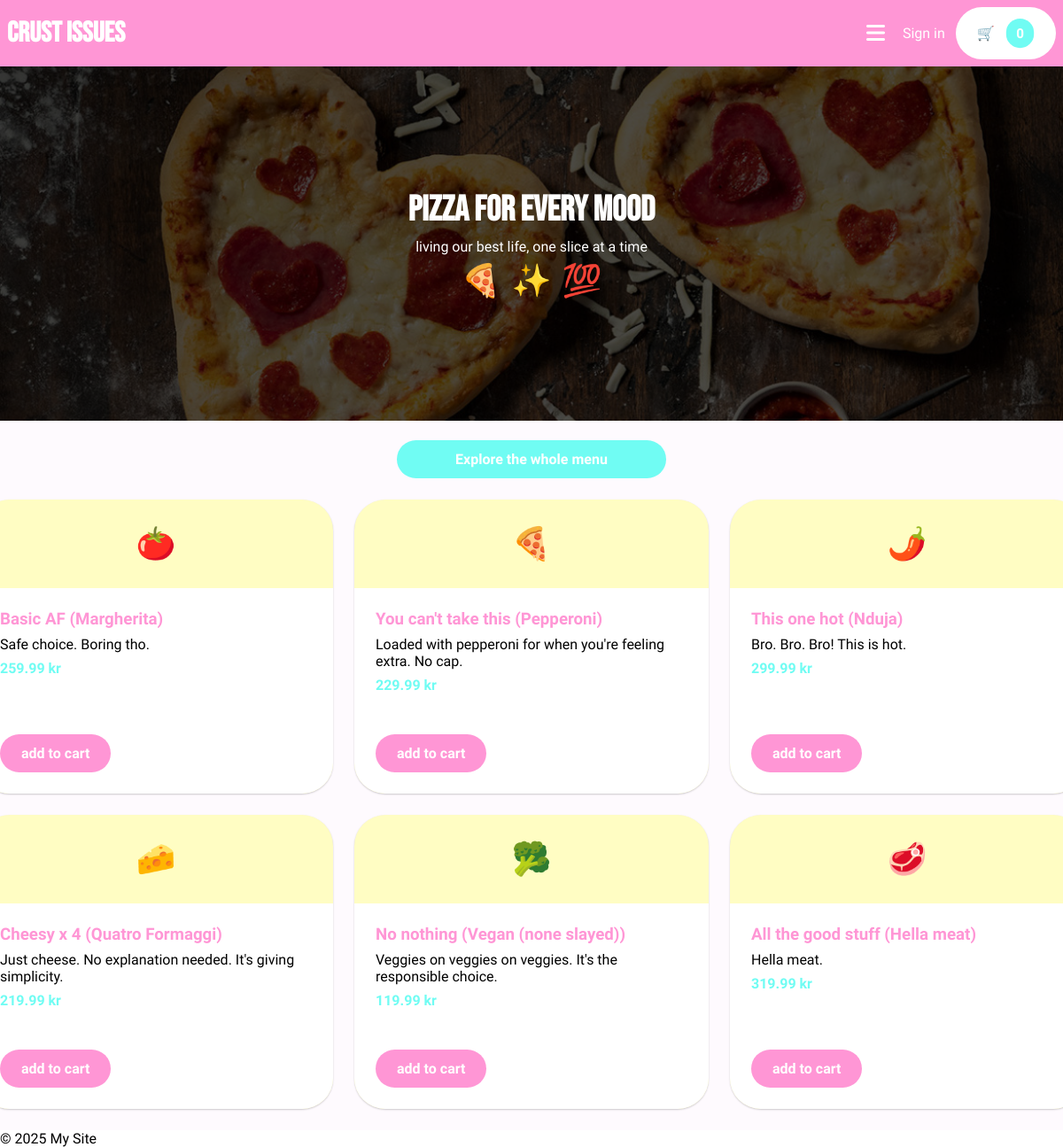
/, run on an earlier commit of the app's database.
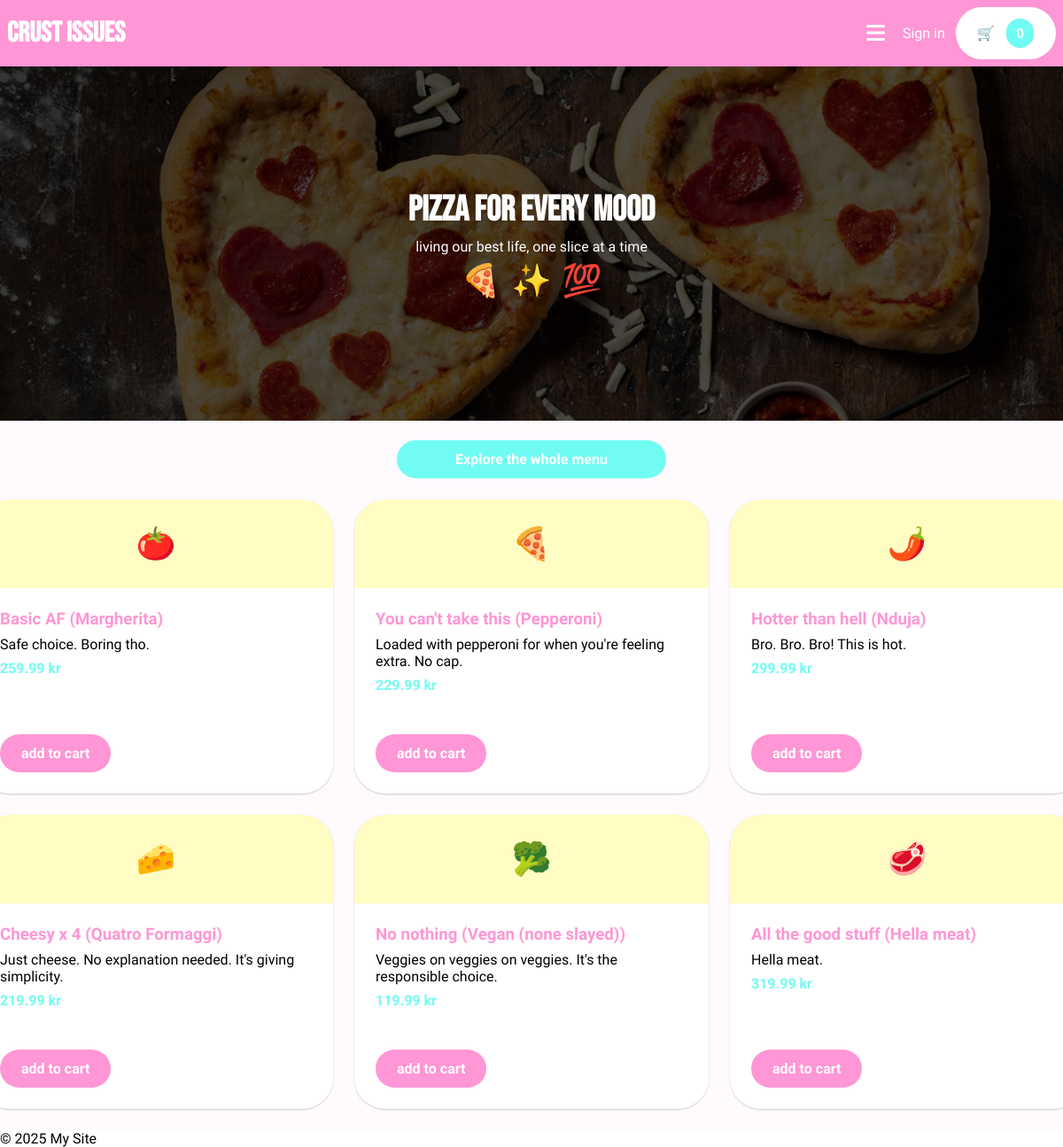
And on a later commit of the database.
### application/models.py (models this page shows, shortened)
class Pizza(models.Model):
    name = models.CharField(max_length=100)
    base_price = models.DecimalField(max_digits=6, decimal_places=2)
    available_toppings = models.ManyToManyField(Topping, blank=True)
    icon = models.CharField(max_length=255)
    description = models.CharField(max_length=100)

### application/views.py (the view)
# urls.py: path("", views.home, name="home"),
def home(request):
   all_pizzas = Pizza.objects.all()
   return render(request, "home.html", {"pizzas": all_pizzas})

### application/templates/home.html
{% extends "layout.html" %} {% block content %}
<div class="hero-wrapper">
  <div class="hero-container center col">
    <h2>PIZZA FOR EVERY MOOD</h2>
    <p>living our best life, one slice at a time</p>
    <div class="row">
      <div class="wiggle emoji">🍕</div>
      <div class="wiggle emoji">✨</div>
      <div class="wiggle emoji">💯</div>
    </div>
  </div>
  <img src="/static/images/main-pizza.png" alt="" />
  <div class="overlay"></div>
</div>
<div class="center" style="margin-top: 1.4rem">
  <a
    href="{% url 'application:menu' %}"
    class="cta cta-primary bg-turqoise"
    style="width: 16rem"
  >
    Explore the whole menu
  </a>
</div>
<div class="product-grid center">
  {% for pizza in pizzas %} {% include "components/pizza-card.html" %}
  {%endfor%}
</div>
{% endblock %}

### application/templates/layout.html (shortened to what this page needs)
<!DOCTYPE html>
<html lang="en">
  <head>
    {% load static %}
    <link rel="stylesheet" href="{% static 'css/styles.css' %}" />
    <link
      href="{% static 'fontawesomefree/css/fontawesome.css' %}"
      rel="stylesheet"
      type="text/css"
    />
    <link
      href="{% static 'fontawesomefree/css/solid.css' %}"
      rel="stylesheet"
      type="text/css"
    />
    <link
      href="{% static 'fontawesomefree/css/brands.css' %}"
      rel="stylesheet"
      type="text/css"
    />
  </head>
  <body>
    <header class="header">
      <h1>
        <a href="{% url 'application:home' %}" class="bebas-neue"
          >Crust Issues</a
        >
      </h1>
      <nav class="row">
        <button id="hamburger-button" class="hamburger-menu">
          <i class="fa-solid fa-bars"></i>
        </button>
        {% if user.is_authenticated %}
        <p style="color: var(--color-white); font-weight: 800">
          Welcome, {{ user.username }}!
        </p>
        {% else %}
        <a href="{% url 'application:login' %}">Sign in</a>
        {% endif %}
        <a class="cta cta-secondary row" href="{% url 'application:cart' %}"
          >🛒 <span class="cart-counter">0</span>
        </a>
      </nav>
    </header>
    <main>{% block content %} {% endblock %}</main>
    <footer>
      <p>&copy; 2025 My Site</p>
    </footer>
  </body>
</html>

### application/templates/components/pizza-card.html
<div class="product-card bg-yellow">
  <div class="emoji center">{{ pizza.icon }}</div>
  <div class="description">
    <div>
      <h3>{{ pizza.name }}</h3>
      <p>{{ pizza.description }}</p>
      <p class="price">{{ pizza.base_price }} kr</p>
    </div>
    <a
      id="add-pizza-{{pizza.id}}"
      href="{% url 'application:select-pizza' pizza_id=pizza.id %}"
      class="cta cta-primary w-fit"
    >
      add to cart
    </a>
  </div>
</div>

### application/static/css/styles.css (style rules this page uses)
* { padding: 0; margin: 0; font-family: "Quicksand", sans-serif; }
:root { --color-purple: rgb(254, 250, 254); --color-pink: rgb(255, 150, 213); --color-white: white; --color-turqoise: rgb(112, 252, 243); --color-light-turqoise: rgb(197, 248, 244); --color-yellow: rgb(255, 253, 195); --spacing-small: 0.5rem; --spacing-medium: 0.75rem; --spacing-large: 1.5rem; --rounded: 35px; --rounded-full: 50%; }
main { background-color: var(--color-purple); }
h1, h2 { color: var(--color-white); font-family: "Bebas Neue", sans-serif; }
.bebas-neue { font-family: "Bebas Neue", sans-serif; }
.header { position: sticky; top: 0; z-index: 999; background-color: var(--color-pink); display: flex; justify-content: space-between; align-items: center; padding: var(--spacing-small); }
a { text-decoration: none; color: var(--color-white); }
button { all: unset; }
.cta { padding: var(--spacing-medium) var(--spacing-large); font-weight: 900; text-align: center; }
button { cursor: pointer; }
.cta-primary { background-color: var(--color-pink); border-radius: var(--rounded); color: var(--color-white); }
.cta-secondary { background-color: var(--color-white); color: var(--color-pink); border-radius: var(--rounded); }
.row { display: flex; gap: var(--spacing-medium); align-items: center; }
.col { display: flex; flex-direction: column; gap: var(--spacing-small); align-items: center; }
.center { display: flex; align-items: center; justify-content: center; }
.hero-container { position: absolute; inset: 0; z-index: 1; color: var(--color-white); }
.hero-container > h2 { font-size: 40px; }
.hero-wrapper { position: relative; height: 400px; width: 100vw; }
.hero-wrapper > img { position: absolute; inset: 0; height: 100%; width: 100%; object-fit: cover; }
.overlay { position: absolute; inset: 0; background-color: rgba(0, 0, 0, 0.7); }
.cart-counter { border-radius: var(--rounded); padding: var(--spacing-small) var(--spacing-medium); scale: 0.95; background-color: var(--color-turqoise); color: var(--color-white); font-weight: 900; }
.product-grid { display: grid; grid-template-columns: repeat(3, 400px); gap: var(--spacing-large); padding: var(--spacing-large); height: 100%; }
.product-card { display: flex; flex-direction: column; border-radius: var(--rounded); box-shadow: 0 1px 2px 0 rgba(0, 0, 0, 0.2); }
.product-card > .emoji { width: 100%; height: 100px; }
.product-card > .description { background-color: var(--color-white); border-bottom-right-radius: var(--rounded); border-bottom-left-radius: var(--rounded); display: flex; justify-content: space-between; flex-direction: column; height: 184px; padding: var(--spacing-large); }
.product-card > .description > div > h3 { color: var(--color-pink); font-family: "Bebas Neue" sans-serif; margin-bottom: var(--spacing-small); }
.product-card > .description > div > .price { color: var(--color-turqoise); font-weight: 900; margin-top: var(--spacing-small); }
.emoji { font-size: 36px; }
.w-fit { width: fit-content; }
.hamburger-menu { background: none; border: none; font-size: 24px; cursor: pointer; padding: 8px; }
.hamburger-menu { color: var(--color-white); }
.bg-yellow { background-color: var(--color-yellow); }
.bg-turqoise { background-color: var(--color-turqoise); }
.wiggle { display: inline-block; animation: wiggle 0.6s ease-in-out infinite; }

What changed in the data, as far as the page shows it:
removed Pizza: icon "🌶️", name "This one hot (Nduja)", description "Bro. Bro. Bro! This is hot.", base_price "299.99"
added Pizza: icon "🌶️", name "Hotter than hell (Nduja)", description "Bro. Bro. Bro! This is hot.", base_price "299.99"
